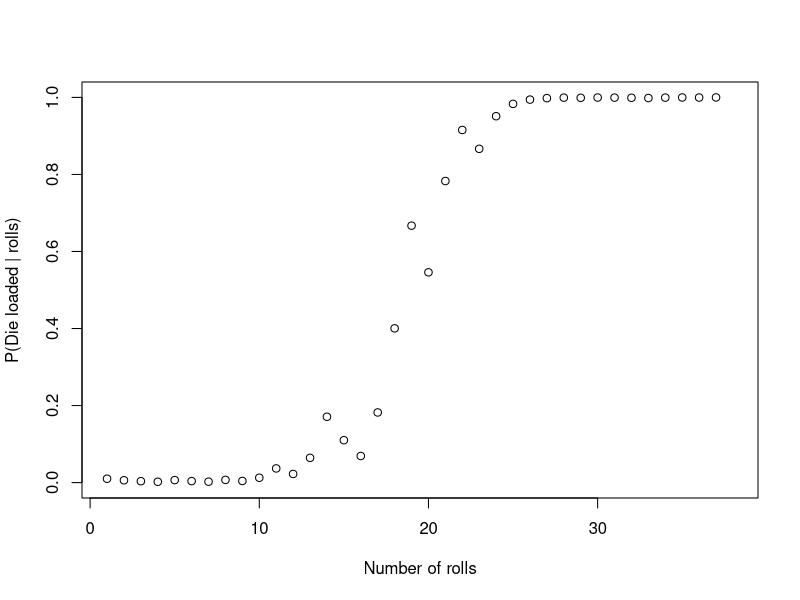

Generate this figure with R:
## ---- chunk 1
prob_fair <- 0.99
prob_loaded <- 1 - prob_fair
roll_liklihoods_given_fair <- rep(1/6, 6)
roll_liklihoods_given_loaded <- c(rep(0.1, 5), 0.5)
## ---- chunk 2
observed_rolls <- c(2, 3, 2, 6, 3, 5, 6, 2, 6, 6, 2, 6, 6, 2, 3, 6, 6, 6, 5, 6, 6, 5, 6, 6, 6, 6, 6, 4, 6, 3, 3, 3, 6, 6, 5, 6, 6)
## ---- chunk 3
loaded_probs <- vector()

for(i in 1:length(observed_rolls)) {
	loaded_probs[i] <- prob_loaded
	
	denom <- prob_fair * roll_liklihoods_given_fair[observed_rolls[i]] + prob_loaded * roll_liklihoods_given_loaded[observed_rolls[i]]
	
	# Update prior beliefs
	prob_fair <- prob_fair * roll_liklihoods_given_fair[observed_rolls[i]] / denom
	prob_loaded <- prob_loaded * roll_liklihoods_given_loaded[observed_rolls[i]] / denom
	
}

plot(1:length(observed_rolls), loaded_probs, ylab="P(Die loaded | rolls)", xlab="Number of rolls", ylim=c(0,1), xlim=c(1, length(observed_rolls) + 1))
## ---- chunk 4
number_trials <- 10000
confidence_cutoff <- 0.99999
rolls_required <- vector()

for (i in i:number_trials) {
  
  prob_fair <- 0.99
  prob_loaded <- 1 - prob_fair
  number_rolls <- 0
  while (prob_loaded < confidence_cutoff) {
    
    number_rolls <- number_rolls + 1
    
    # Simulate rolling a loaded die
    roll_result <- sample(x=1:length(roll_liklihoods_given_loaded), size=1, prob=roll_liklihoods_given_loaded)
    
    denom <- prob_fair * roll_liklihoods_given_fair[roll_result] + prob_loaded * roll_liklihoods_given_loaded[roll_result]
	
  	# Update prior beliefs
    prob_fair <- prob_fair * roll_liklihoods_given_fair[roll_result] / denom
  	prob_loaded <- prob_loaded * roll_liklihoods_given_loaded[roll_result] / denom
    
  }
    
    rolls_required <- c(rolls_required, number_rolls)
  }

avg_rolls <- mean(rolls_required)
## ---- chunk 5
prob_disease <- 0.01
prob_health <- 1 - prob_disease
true_positive_liklihood = 0.91
false_positive_liklihood = 1 - true_positive_liklihood
true_negative_liklihood = .84
false_negative_liklihood = 1 - true_negative_liklihood
test_price <- 1
## ---- chunk 6
get_mean_tests <- function(diseased) {
  tests_required <- vector()
  for (i in i:number_trials) {
  
    prob_disease <- 0.01
    prob_health <- 1 - prob_disease
    number_tests <- 0
    while (prob_disease < confidence_cutoff & prob_health < confidence_cutoff) {
      
      number_tests <- number_tests + 1
      
      # Simulate an accurate test result
      if (diseased) {
        test_result <- sample(x=1:2, size=1, prob=c(true_positive_liklihood, false_positive_liklihood))
      } else {
        test_result <- sample(x=1:2, size=1, prob=c(true_negative_liklihood, false_negative_liklihood))
      }
      
      denom <- prob_disease * (if (test_result==1) true_positive_liklihood else false_negative_liklihood) + prob_health * (if (test_result==1) false_positive_liklihood else true_negative_liklihood)
  	
    	# Update prior beliefs
      prob_disease <- prob_disease * (if (test_result==1) true_positive_liklihood else false_negative_liklihood) / denom
    	prob_health <- prob_health * (if (test_result==1) false_positive_liklihood else true_negative_liklihood) / denom
      
    }
      
      tests_required <- c(tests_required, number_tests)
  }

  return(mean(tests_required))
}
## ---- chunk 7
number_trials <- 1000
confidence_cutoff <- 0.99999
avg_tests_diseased <- get_mean_tests(diseased=TRUE)
avg_tests_healthy <- get_mean_tests(diseased=FALSE)
## ---- chunk 8
number_patients <- 1000000
yearly_cost <- number_patients * (prob_disease * avg_tests_diseased + prob_health * avg_tests_healthy) * test_price
## ---- chunk 9
true_positive_liklihood = 0.96
false_positive_liklihood = 1 - true_positive_liklihood
true_negative_liklihood = .95
false_negative_liklihood = 1 - true_negative_liklihood
## ---- chunk 10
avg_tests_diseased <- get_mean_tests(diseased=TRUE)
avg_tests_healthy <- get_mean_tests(diseased=FALSE)
## ---- chunk 11
number_patients <- 1000000
yearly_tests <- number_patients
# yearly_tests * test_price < yearly_cost (using original test)
test_price <- yearly_cost / yearly_tests
## ---- chunk 12
number_patients <- 1000000
yearly_tests <- number_patients * (prob_disease * avg_tests_diseased + prob_health * avg_tests_healthy)
test_price <- yearly_cost / yearly_tests
